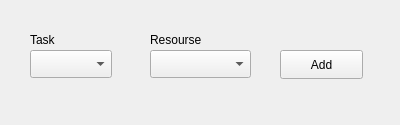
<?xml version="1.0" encoding="UTF-8"?>
<ui version="4.0">
 <class>Form</class>
 <widget class="QWidget" name="Form">
  <property name="geometry">
   <rect>
    <x>0</x>
    <y>0</y>
    <width>400</width>
    <height>125</height>
   </rect>
  </property>
  <property name="windowTitle">
   <string>Form</string>
  </property>
  <widget class="QLabel" name="label">
   <property name="geometry">
    <rect>
     <x>30</x>
     <y>30</y>
     <width>63</width>
     <height>20</height>
    </rect>
   </property>
   <property name="text">
    <string>Task</string>
   </property>
  </widget>
  <widget class="QLabel" name="label_2">
   <property name="geometry">
    <rect>
     <x>150</x>
     <y>30</y>
     <width>63</width>
     <height>20</height>
    </rect>
   </property>
   <property name="text">
    <string>Resourse</string>
   </property>
  </widget>
  <widget class="QComboBox" name="comboBox">
   <property name="geometry">
    <rect>
     <x>30</x>
     <y>50</y>
     <width>82</width>
     <height>28</height>
    </rect>
   </property>
  </widget>
  <widget class="QPushButton" name="button">
   <property name="geometry">
    <rect>
     <x>280</x>
     <y>50</y>
     <width>83</width>
     <height>29</height>
    </rect>
   </property>
   <property name="text">
    <string>Add</string>
   </property>
  </widget>
  <widget class="QComboBox" name="comboBox2">
   <property name="geometry">
    <rect>
     <x>150</x>
     <y>50</y>
     <width>101</width>
     <height>28</height>
    </rect>
   </property>
  </widget>
 </widget>
 <resources/>
 <connections/>
</ui>
